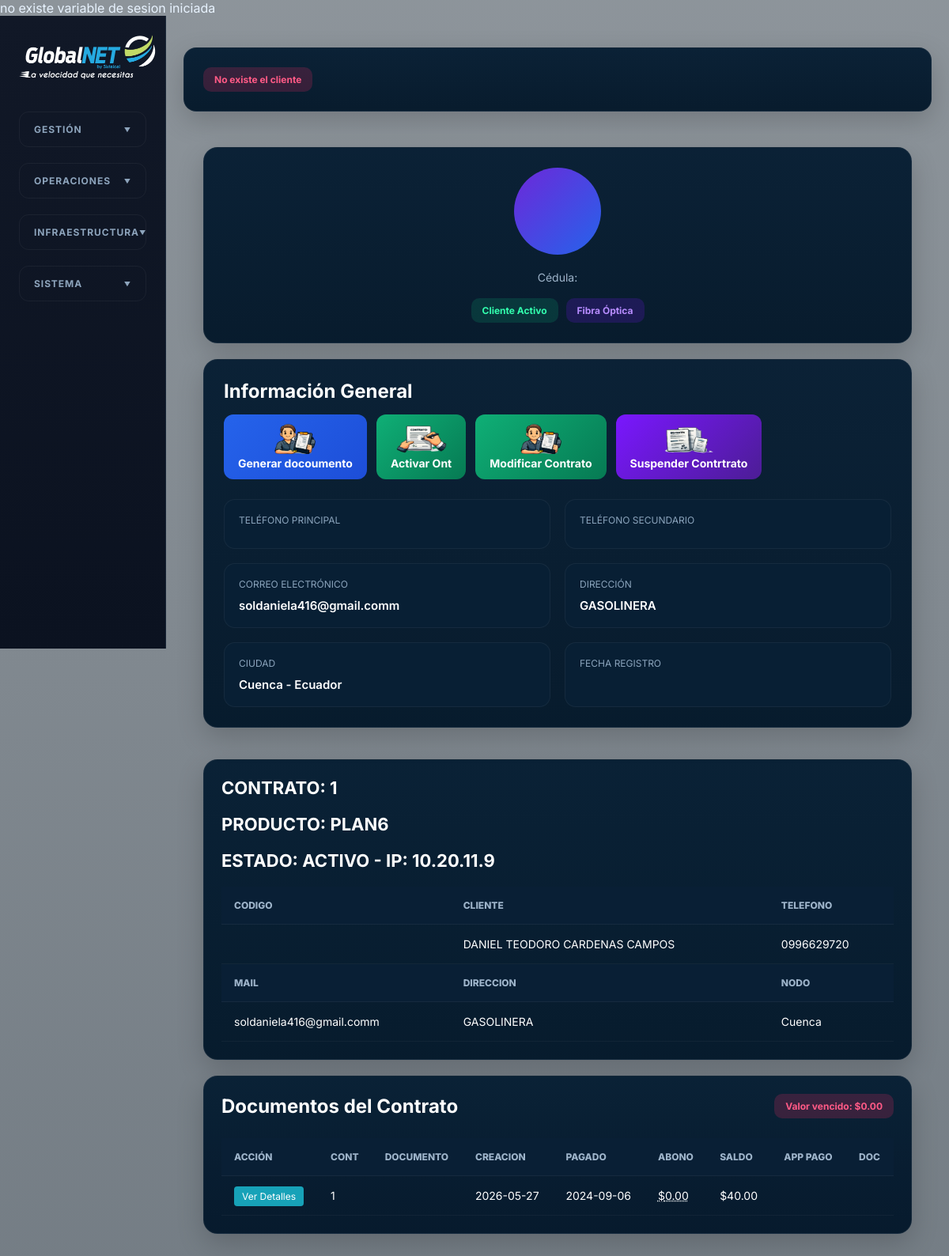
The app's page /contratos/historial_contrato.php?contrato=1 with its own data.
### tables this page shows
CREATE TABLE `contratos` (
  `cliente` varchar(255) NOT NULL DEFAULT 'Sin_Asignar',
  `producto` varchar(255) NOT NULL DEFAULT 'Sin_Asignar',
  `fecha` varchar(255) NOT NULL DEFAULT 'Sin_Asignar',
  `numero` int NOT NULL,
  `gps1` varchar(255) NOT NULL DEFAULT 'Sin_Asignar',
  `gps2` varchar(255) NOT NULL DEFAULT 'Sin_Asignar',
  `direccion` varchar(255) NOT NULL DEFAULT 'Sin_Asignar',
  `telefono` varchar(255) NOT NULL DEFAULT 'Sin_Asignar',
  `router` varchar(255) NOT NULL DEFAULT 'Sin_Asignar',
  `antena` varchar(255) NOT NULL DEFAULT 'Sin_Asignar',
  `cable` varchar(255) NOT NULL DEFAULT 'Sin_Asignar',
  `conectores` varchar(255) NOT NULL DEFAULT 'Sin_Asignar',
  `mail` varchar(255) NOT NULL DEFAULT 'Sin_Asignar',
  `estado` varchar(255) NOT NULL DEFAULT 'Sin_Asignar',
  `ultima_factura` varchar(255) NOT NULL DEFAULT 'Sin_Asignar',
  `vendedor` varchar(255) NOT NULL DEFAULT 'Sin_Asignar',
  `cortado` varchar(255) NOT NULL DEFAULT 'no',
  `procesados` varchar(255) NOT NULL DEFAULT 'si',
  `nombres` varchar(255) NOT NULL DEFAULT 'vacio',
  `nodo` varchar(255) NOT NULL DEFAULT '001',
  `dia_corte` varchar(255) NOT NULL DEFAULT '15',
  `dia_corte_actual` varchar(255) NOT NULL DEFAULT '15',
  `service_port` varchar(255) NOT NULL DEFAULT '0',
  `caja` varchar(255) NOT NULL DEFAULT '0',
  `absoluta` varchar(255) NOT NULL DEFAULT '0',
  `autorizacion` varchar(255) NOT NULL DEFAULT '0',
  `id` varchar(255) NOT NULL DEFAULT '0',
  `puerto` varchar(255) NOT NULL DEFAULT '0',
  `asignado` varchar(255) NOT NULL DEFAULT 'no',
  `ip` varchar(255) NOT NULL DEFAULT '0',
  `activado` varchar(255) NOT NULL DEFAULT 'no',
  `unico` int NOT NULL AUTO_INCREMENT,
  `puerto_gestion` varchar(255) NOT NULL DEFAULT '0',
  `monitoreo` varchar(10) NOT NULL DEFAULT '0',
  `terceraedad` varchar(5) NOT NULL DEFAULT 'no',
  `cedula1` varchar(255) NOT NULL DEFAULT '../images/frontal.png',
  `cedula2` varchar(255) NOT NULL DEFAULT '../images/posterior.png',
  `planilla` varchar(255) NOT NULL DEFAULT '../images/planilla.png',
  `foto1` varchar(255) NOT NULL DEFAULT '../images/sistema/12.png',
  `foto2` varchar(255) NOT NULL DEFAULT '../images/sistema/12.png',
  `foto3` varchar(255) NOT NULL DEFAULT '../images/sistema/12.png',
  `foto4` varchar(255) NOT NULL DEFAULT '../images/sistema/12.png',
  PRIMARY KEY (`unico`)
);

CREATE TABLE `ventas` (
  `id` varchar(255) NOT NULL DEFAULT 'Sin_Asignar',
  `numero` int NOT NULL AUTO_INCREMENT,
  `fecha` varchar(255) NOT NULL DEFAULT 'Sin_Asignar',
  `propietario` varchar(255) NOT NULL DEFAULT 'Sin_Asignar',
  `ruc` varchar(255) NOT NULL DEFAULT 'Sin_Asignar',
  `autorizacion` varchar(255) NOT NULL DEFAULT 'Sin_Asignar',
  `cliente` varchar(255) NOT NULL DEFAULT 'Sin_Asignar',
  `producto` varchar(255) NOT NULL DEFAULT 'Sin_Asignar',
  `cantidad` varchar(255) NOT NULL DEFAULT 'Sin_Asignar',
  `preciounitario` varchar(255) NOT NULL DEFAULT 'Sin_Asignar',
  `preciototal` varchar(255) NOT NULL DEFAULT 'Sin_Asignar',
  `subtotal` varchar(255) NOT NULL DEFAULT 'Sin_Asignar',
  `iva` varchar(255) NOT NULL DEFAULT 'Sin_Asignar',
  `total` varchar(255) NOT NULL DEFAULT 'Sin_Asignar',
  `vencimiento` varchar(255) NOT NULL DEFAULT 'Sin_Asignar',
  `descuento` varchar(255) NOT NULL DEFAULT 'Sin_Asignar',
  `estado` varchar(255) NOT NULL DEFAULT 'pendiente',
  `forma_pago` varchar(255) NOT NULL DEFAULT 'Sin_Asignar',
  `abono` varchar(255) NOT NULL DEFAULT '0',
  `nombrecliente` varchar(255) NOT NULL DEFAULT 'Sin_Asignar',
  `recibo` varchar(255) NOT NULL DEFAULT '../images/sin_documento.png',
  `numerorecibo` varchar(255) NOT NULL DEFAULT 'Sin_Recibo',
  `contrato` varchar(255) NOT NULL DEFAULT '0',
  `tipodocumento` varchar(255) NOT NULL DEFAULT 'Sin_documento',
  `foto` varchar(255) NOT NULL DEFAULT 'Sin_Foto',
  `usuario` varchar(255) NOT NULL DEFAULT 'Sin_Asignar',
  `estadodos` varchar(255) NOT NULL DEFAULT 'activo',
  `anticipo` varchar(255) NOT NULL DEFAULT '0',
  `entrega` varchar(255) NOT NULL DEFAULT '0',
  `descripcion` varchar(255) NOT NULL DEFAULT 'Sin_Descripcion',
  `serie` varchar(255) NOT NULL DEFAULT '001',
  `caja` varchar(255) NOT NULL DEFAULT '001',
  `nodo` varchar(255) NOT NULL DEFAULT 'Cuenca',
  PRIMARY KEY (`numero`)
);

CREATE TABLE `registro` (
  `id` varchar(255) NOT NULL DEFAULT 'Sin_Asignar',
  `codigo` varchar(255) NOT NULL DEFAULT 'Sin_Asignar',
  `fecha` varchar(255) NOT NULL DEFAULT 'Sin_Asignar',
  `accion` varchar(255) NOT NULL DEFAULT 'Sin_Asignar',
  `cantidad` varchar(255) NOT NULL DEFAULT 'Sin_Asignar',
  `saldo_anterior` varchar(255) NOT NULL DEFAULT 'Sin_Asignar',
  `saldo` varchar(255) NOT NULL DEFAULT 'Sin_Asignar',
  `cliente` varchar(255) NOT NULL DEFAULT 'Sin_Asignar',
  `proveedor` varchar(255) NOT NULL DEFAULT 'Sin_Asignar',
  `usuario` varchar(255) NOT NULL DEFAULT 'Sin_Asignar',
  `hora` varchar(255) NOT NULL DEFAULT 'Sin_Asignar',
  `bodega` varchar(255) NOT NULL DEFAULT 'Sin_asignar',
  `seccion` varchar(255) NOT NULL DEFAULT 'Sin_Asignar',
  `producto` varchar(255) NOT NULL DEFAULT 'Sin_asignar',
  `unico` int NOT NULL AUTO_INCREMENT,
  `numerorecibo` varchar(255) NOT NULL DEFAULT 'Sin_Recibo',
  `serviciotecnico` varchar(255) NOT NULL DEFAULT '0',
  `observacion` varchar(255) NOT NULL DEFAULT 'vacio',
  `serie` varchar(255) NOT NULL DEFAULT 'vacio',
  `caja` varchar(255) NOT NULL DEFAULT 'vacio',
  `codigoautorizacion` varchar(255) NOT NULL DEFAULT 'sin_codigo',
  `serieproducto` varchar(255) NOT NULL DEFAULT 'Sin_serie',
  `descuento` varchar(255) NOT NULL DEFAULT '0',
  PRIMARY KEY (`unico`)
);

### contratos/historial_contrato.php (the view, shortened to what the rows shown need)
<!DOCTYPE html>
<html lang="es">
<head>
<?php
require('../conectar.php');
		$sqlem = "SELECT * from `configuracion` order by ruc DESC";
		$resultem = mysqli_query($con, $sqlem);
		while($crowem = mysqli_fetch_assoc($resultem))
        {
			$ip = $crowem['ip'];
		}
	?>
  <link rel="stylesheet" href="../css/styles.css" />
</head>
<body>
  <div class="app-shell">
    <main class="content">
<?php
$total = 0;
$controlanterior = 0;
if (isset($_GET['contrato'])) {
    			$codigo=$_GET['contrato'];
    			$codigocontrato=$_GET['contrato'];
			$sql = "SELECT * from `contratos` WHERE `numero` LIKE '$codigo'";
			$result = mysqli_query($con, $sql);
			while($crow = mysqli_fetch_assoc($result))
            			{
						$codigob = $crow['cliente'];
						$nodo = $crow['nodo'];
						$producto = $crow['nombres'];
						$producto_contrato = $crow['producto'];
						$estado = $crow['estado'];
						$direccion = $crow['direccion'];
						$telefono = $crow['telefono'];
						$mail = $crow['mail'];
						$ip = $crow['ip'];
						$direccion = $crow['direccion'];
						}
						$sql2 = "SELECT * from `ventas` WHERE `contrato` LIKE '$codigocontrato' order by numero DESC";
						$result2 = mysqli_query($con, $sql2);
		}
?>
<?php
$codigo = $_GET['codigo'];
?>
<div class="cliente-wrapper">
		<div class="cliente-top">
        <div class="cliente-info-panel">
            <div class="cliente-grid">
                <div class="info-card">
                    <div class="info-label">
                        Correo Electrónico
                    </div>
                    <div class="info-value">
                        <?php echo $mail ?>
                    </div>
                </div>
                <div class="info-card">
                    <div class="info-label">
                        Dirección
                    </div>
                    <div class="info-value">
                        <?php echo $direccion ?>
                    </div>
                </div>
            </div>
        </div>
    </div>
	<br>
      <div class="cliente-table-panel">
    <div class="cliente-table-title">
        CONTRATO: <?php echo $codigocontrato?>
    </div>
		  <div class="cliente-table-title">
        PRODUCTO: <?php echo strtoupper($producto_contrato); ?>
    </div>
<div class="cliente-table-title">
        ESTADO: <?php echo strtoupper($estado)?> - IP: <?php echo strtoupper($ip)?>
    </div>
    <table class="table-dark">
        <tbody>
            <tr>
                <th align="center">
                    CODIGO
                </th>
                <th align="center">
                    CLIENTE
                </th>
                <th align="center">
                    TELEFONO
                </th>
            </tr>
            <tr>
                <td align="center">
                </td>
                <td align="center">
                    <?php echo $clientebuscar = $producto;?>
                </td>
                <td align="center">
                    <?php echo $telefono;?>
                </td>
            </tr>
            <tr>
                <th align="center">
                    MAIL
                </th>
                <th align="center">
                    DIRECCION
                </th>
                <th align="center">
                    NODO
                </th>
            </tr>
            <tr>
                <td align="center">
                    <?php
                    echo $mail;
                    ?>
                </td>
                <td align="center">
                    <?php echo $direccion;?>
                </td>
                <td align="center">
                    <?php echo $nodo;?>
                </td>
            </tr>
        </tbody>
    </table>
</div>
             	<div class="cliente-table-panel">
    <div style="overflow-x:auto;">
        <table class="table-dark">
            <thead>
                <tr align="center">
                  <th>Acción</th>
                    <th>CONT</th>
                    <th>DOCUMENTO</th>
                    <th>CREACION</th>
                    <th>PAGADO</th>
                    <th>ABONO</th>
                    <th>SALDO</th>
                    <th>APP PAGO</th>
                    <th>DOC</th>
                </tr>
            </thead>
            <tbody>
            <?php
            while($crow2 = mysqli_fetch_assoc($result2))
            {
                $valormostrar = 0;
                $url_image ="";
                $control =$crow2['id'];
                if ($controlanterior == $control)
                {
                    $valormostrar = $valormostrar + $crow2['abono'];
                }
                else
                {
                $valormostrar = $valormostrar + $crow2['abono'];
            ?>
                <tr
                class="alternar"
                onclick="window.location.href='../ventas/detalle.php?codigo=<?php echo $crow2['id'];?>&cliente=<?php echo $codigo; ?>&contrato=<?php echo $crow2['contrato']; ?>&url_image=<?php echo $url_image;?>&documento=<?php echo $crow2['estado'];?>'"
                style="cursor:pointer;"
                title="Revisar Detalles">
                    <td>
                            <a href="../ventas/detalle.php?codigo=<?php echo $crow2['id'];?>&cliente=<?php echo $codigo; ?>&contrato=<?php echo $crow2['contrato']; ?>&url_image=<?php echo $url_image;?>&documento=<?php echo $crow2['estado'];?>"
                               class="btn btn-sm btn-info"
                               style="padding: 5px 10px; text-decoration: none; background-color: #17a2b8; color: white; border-radius: 4px; font-size: 12px;">
                                Ver Detalles
                            </a>
                        </td>
                    <td align="center">
                        <?php
                        echo $numerocon =$crow2['contrato'];
                        $numero =$crow2['id'];
                        ?>
                    </td>
                    <td align="center">
                    </td>
                    <?php
                    $mensajeproducto = "";
                    $productot = "";
                    $producto =$crow2['producto'];
                    $sql77 = "SELECT * from productos
                    WHERE codigo LIKE '$producto'";
                    $result77 = mysqli_query($con, $sql77);
                    while($crow77 = mysqli_fetch_assoc($result77))
                    {
                        $productot = $crow77['producto'];
                    }
                    $sql777 = "SELECT * from ventas
                    WHERE (id LIKE '$numero')
                    AND (cliente LIKE '$codigob')";
                    $result777 = mysqli_query($con, $sql777);
                    while($crow777 = mysqli_fetch_assoc($result777))
                    {
                        $productob = $crow777['producto'];
                        $can = $crow777['cantidad'];
                        $sql778 = "SELECT * from productos
                        WHERE codigo LIKE '$productob'";
                        $result778 = mysqli_query($con, $sql778);
                        while($crow778 = mysqli_fetch_assoc($result778))
                        {
                            $productot = $crow778['producto'];
                        }
                        $descuento = $crow777['descuento'];
                        if($descuento == "0" OR
                           $descuento == "1" OR
                           $descuento == "Sin_Asignar")
                        {
                            $total = $total + $crow777['total'];
                            $descuento = 0;
                        }
                        else
                        {
                            $descuento =
                            ($crow777['total'] * $descuento )/100;
                        }
                        $mensajeproducto =
                        $productot."(".$can.") \n ".$mensajeproducto;
                        $total = $total + $descuento;
                    }
                    ?>
                    <td align="center">
                        <?php
                        $fecha =$crow2['fecha'];
                        $separador = "(";
                        $fechaseparada = explode($separador, $fecha);
                        echo $fechaseparada[0];
                        ?>
                    </td>
                    <td align="center">
                        <?php
                        $numero =$crow2['id'];
                        $pago ="pago";
                        $sql7789 = "SELECT * from registro
                        WHERE id LIKE '$numero'
                        AND accion LIKE '$pago'";
                        $result7789 = mysqli_query($con, $sql7789);
                        while($crow7789 = mysqli_fetch_assoc($result7789))
                        {
                            $fechapagado = $crow7789['fecha'];
                            $separador = "(";
                            $fechaseparada =
                            explode($separador, $fechapagado);
                            echo $fechaseparada[0];
                        }
                        ?>
                    </td>
                    <td align="center">
                        <abbr title="<?php echo $mensajeproducto; ?>">
                            $<?php echo number_format($valormostrar,2); ?>
                        </abbr>
                    </td>
                    <td align="center">
                        <?php
                        if($crow2['estado'] == "pendiente")
                        {
                            echo "$".number_format(
                                $total - $valormostrar,
                                2
                            );
                        }
                        ?>
                    </td>
                    <td align="center">
                    </td>
                    <td align="center">
                    </td>
                </tr>
            <?php
                $total = 0;
                }
                $controlanterior = $crow2['id'];
            }
            ?>
            </tbody>
        </table>
    </div>
</div>
	  </main>
  </div>
</body>
</html>

### records on screen
contratos: mail "soldaniela416@gmail.comm", direccion "GASOLINERA", producto "PLAN6", estado "ACTIVO", ip "10.20.11.9", nombres "DANIEL TEODORO CARDENAS CAMPOS", telefono "0996629720", nodo "Cuenca"
ventas: contrato "1", id+fecha "2026-05-27", valormostrar "0.00", valormostrar "40.00"
registro: fecha "2024-09-06"

### other values on screen
$codigocontrato "1"
$vencido "0.00"
